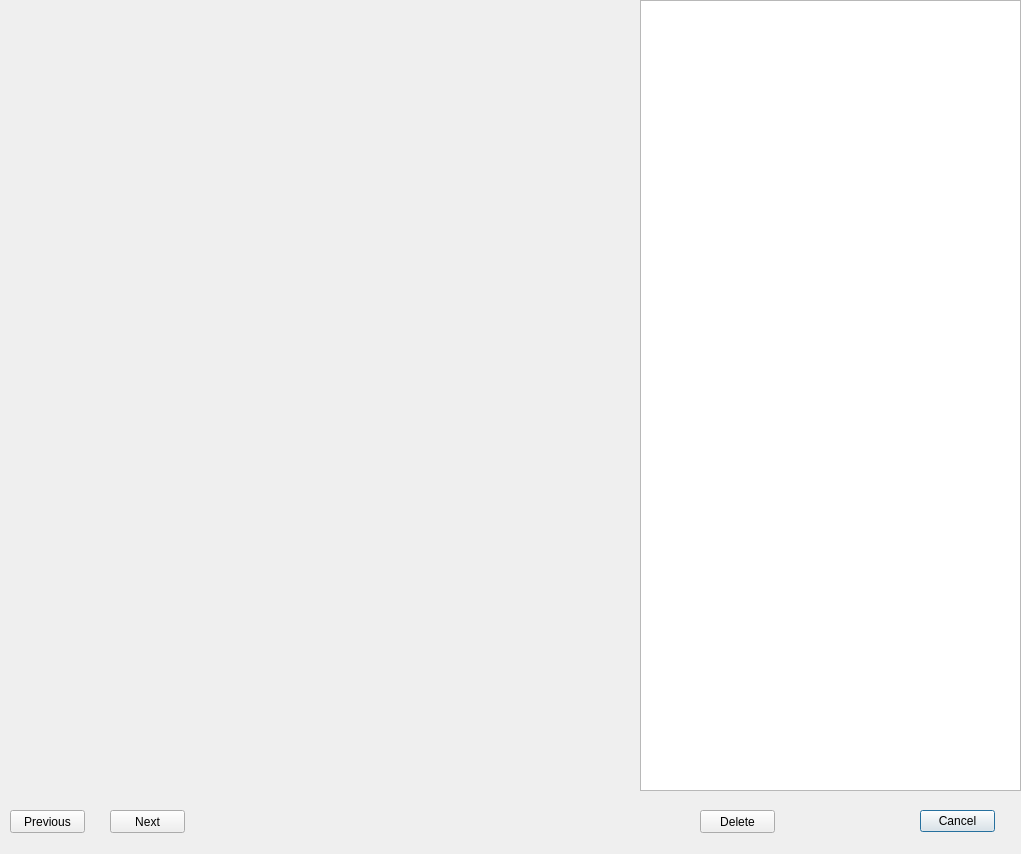
<?xml version="1.0" encoding="UTF-8"?>
<ui version="4.0">
 <class>DlgFileDup</class>
 <widget class="QDialog" name="DlgFileDup">
  <property name="enabled">
   <bool>true</bool>
  </property>
  <property name="geometry">
   <rect>
    <x>0</x>
    <y>0</y>
    <width>1021</width>
    <height>854</height>
   </rect>
  </property>
  <property name="windowTitle">
   <string>Remove Duplicate</string>
  </property>
  <widget class="QWidget" name="verticalLayoutWidget">
   <property name="geometry">
    <rect>
     <x>0</x>
     <y>0</y>
     <width>641</width>
     <height>791</height>
    </rect>
   </property>
   <layout class="QVBoxLayout" name="verticalLayout">
    <property name="leftMargin">
     <number>0</number>
    </property>
    <item>
     <widget class="QLabel" name="lblImage">
      <property name="frameShape">
       <enum>QFrame::NoFrame</enum>
      </property>
      <property name="text">
       <string/>
      </property>
     </widget>
    </item>
   </layout>
  </widget>
  <widget class="QWidget" name="verticalLayoutWidget_2">
   <property name="geometry">
    <rect>
     <x>640</x>
     <y>0</y>
     <width>381</width>
     <height>791</height>
    </rect>
   </property>
   <layout class="QVBoxLayout" name="verticalLayout_2">
    <item>
     <widget class="QListWidget" name="lstDupFiles">
      <property name="selectionMode">
       <enum>QAbstractItemView::MultiSelection</enum>
      </property>
     </widget>
    </item>
   </layout>
  </widget>
  <widget class="QDialogButtonBox" name="btnCancel">
   <property name="geometry">
    <rect>
     <x>920</x>
     <y>810</y>
     <width>75</width>
     <height>23</height>
    </rect>
   </property>
   <property name="standardButtons">
    <set>QDialogButtonBox::Cancel</set>
   </property>
   <property name="centerButtons">
    <bool>false</bool>
   </property>
  </widget>
  <widget class="QPushButton" name="btnPrev">
   <property name="geometry">
    <rect>
     <x>10</x>
     <y>810</y>
     <width>75</width>
     <height>23</height>
    </rect>
   </property>
   <property name="text">
    <string>Previous</string>
   </property>
  </widget>
  <widget class="QPushButton" name="btnNext">
   <property name="geometry">
    <rect>
     <x>110</x>
     <y>810</y>
     <width>75</width>
     <height>23</height>
    </rect>
   </property>
   <property name="text">
    <string>Next</string>
   </property>
  </widget>
  <widget class="QPushButton" name="btnDelete">
   <property name="geometry">
    <rect>
     <x>700</x>
     <y>810</y>
     <width>75</width>
     <height>23</height>
    </rect>
   </property>
   <property name="text">
    <string>Delete</string>
   </property>
  </widget>
 </widget>
 <resources/>
 <connections>
  <connection>
   <sender>btnNext</sender>
   <signal>clicked()</signal>
   <receiver>DlgFileDup</receiver>
   <slot>btnNext_click()</slot>
   <hints>
    <hint type="sourcelabel">
     <x>146</x>
     <y>819</y>
    </hint>
    <hint type="destinationlabel">
     <x>300</x>
     <y>820</y>
    </hint>
   </hints>
  </connection>
  <connection>
   <sender>btnPrev</sender>
   <signal>clicked()</signal>
   <receiver>DlgFileDup</receiver>
   <slot>btnPrev_click()</slot>
   <hints>
    <hint type="sourcelabel">
     <x>70</x>
     <y>821</y>
    </hint>
    <hint type="destinationlabel">
     <x>473</x>
     <y>835</y>
    </hint>
   </hints>
  </connection>
  <connection>
   <sender>lstDupFiles</sender>
   <signal>itemSelectionChanged()</signal>
   <receiver>DlgFileDup</receiver>
   <slot>lstDupFiles_itemSelectChanged()</slot>
   <hints>
    <hint type="sourcelabel">
     <x>779</x>
     <y>508</y>
    </hint>
    <hint type="destinationlabel">
     <x>843</x>
     <y>829</y>
    </hint>
   </hints>
  </connection>
 </connections>
 <slots>
  <slot>btnNext_click()</slot>
  <slot>btnPrev_click()</slot>
  <slot>lstDupFiles_itemSelectChanged()</slot>
  <slot>lstDupFile_itemActivated(QListWidgetItem*)</slot>
  <slot>lstDupFile_currentRowChanged(int)</slot>
  <slot>lstDupFile_clicked()</slot>
 </slots>
</ui>
